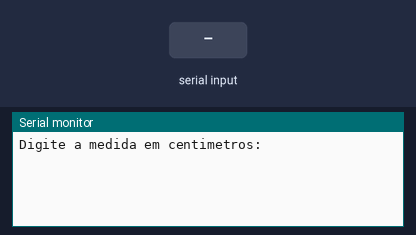
Bench run of a sketch on a simulated Arduino Uno, built with avr-gcc and run on an emulated ATmega328P. Parts: the last lines printed to the serial monitor. The inputs (shaded band) are chosen by the test bench.

Above: at 1.2 s.
1.3 s: "90,45\n" received over Serial
At 3.3 s:
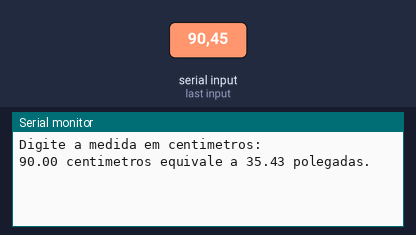
At 7.2 s:
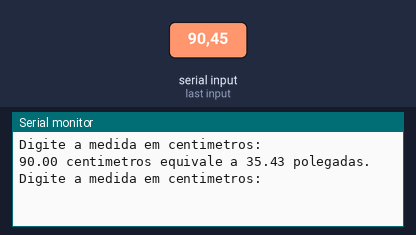

Measured:
- after the input at 1.3 s, the serial monitor: prints a new line after 0.50 s (image 1)

The sketch:

lopal_ex051.ino
```cpp
// Faça um programa que receba a medida em centímetros
// e exiba esse número em polegadas.

// Variáveis
float centimetros = 0;
float polegadas = 0;

void setup()
{
  Serial.begin(9600);
}

void loop()
{
  // Entrada
  Serial.println("Digite a medida em centimetros:");
  while (!Serial.available()) {}
  centimetros = Serial.parseFloat();
  delay(500);

  // Processamento
  polegadas = centimetros / 2.54;

  // Saída
  Serial.print(centimetros);
  Serial.print(" centimetros equivale a ");
  Serial.print(polegadas, 2);
  Serial.println(" polegadas.");

  delay(5000);
}
```
